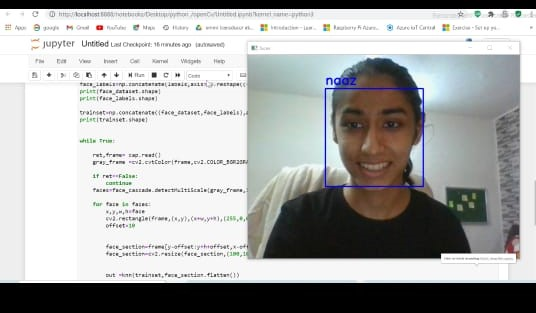
#> input picture WhatsApp Image 2021-06-18 at 8.46.50 PM.jpeg, 536 x 313 px, given in place of the camera
$ python face_recognigation_part1a.py
#> lines starting #> are read from the running program, lines starting #| are printed output that depends on the picture; after the words box and inside, x2 and y2 are one past the last pixel; in counts of white or black regions, pixels touching at a corner belong together
# importing library
import cv2
import numpy as np
###########
cap=cv2.VideoCapture(0)
face_cascade =cv2.CascadeClassifier("C:/Users/HP/Downloads/haarcascade_frontalface_alt.xml")
skip=0
face_data=[] #list

## storing the path of folder
dataset_path=r'C:/Users/HP/Desktop/data/'
## making data set
file_name=input("enter the name of person: ")
#> the answer given: WhatsApp Image 2021-06-18 at 8.46.50 PM.jpeg

### infinite loop
while True:
    ret, frame= cap.read()
#> frame is the input picture: shape (313, 536, 3); mean B, G, R 170.4, 171.3, 170.5
    gray_frame =cv2.cvtColor(frame,cv2.COLOR_BGR2GRAY)## converting into gray image
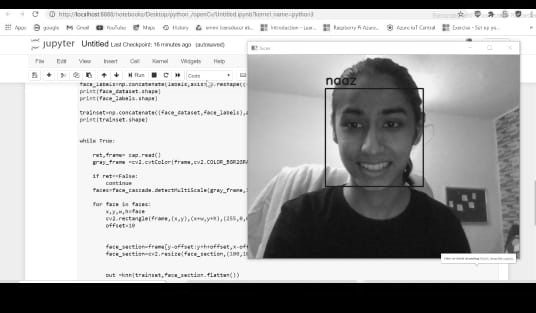
#> gray_frame: shape (313, 536); min 0, max 255, mean 171

    if ret==False:  ## checking success
        continue

    faces=face_cascade.detectMultiScale(gray_frame,1.3,5) ## detecting the cordinates of rectangle
#> faces = [[325, 89, 98, 98]]

    if len(faces)==0:
        continue

    ## Will sort them according to  there area (width * height)
     # key = labda f:f[2]*f[3] is a function
    faces=sorted(faces,key=lambda f:f[2]*f[3])

    ## will give last element
    for face in faces[-1:]:
        x,y,w,h=face ## storing coordinate of last frame/faces
        cv2.rectangle(frame,(x,y),(x+w,y+h),(255,0,0),2)
        offset=10
        ### making frame around face(taking gray scale to min matrix size )
        face_section=frame[y-offset:y+h+offset,x-offset:x+w+offset]


        face_section=cv2.resize(face_section,(100,100))

        ### save/ append at every 10th frame
        skip +=1
        if(skip%10==0):
            face_data.append(face_section)
            print(len(face_data))
#> this loop made 1 pass
#> (x, y, w, h, offset, skip) on pass 1: (325, 89, 98, 98, 10, 1)
#> pass 1, `face_section=frame[y-offset:y+h+offset,x-offset:x+w+offset]`:
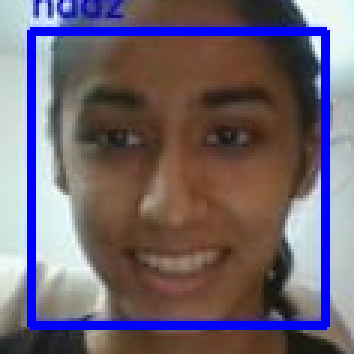
#> face_section: shape (118, 118, 3) (shown 3 times larger); mean B, G, R 113.2, 99.1, 111
#> pass 1, `face_section=cv2.resize(face_section,(100,100))`:
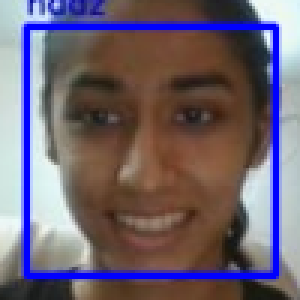
#> face_section: shape (100, 100, 3) (shown 3 times larger); mean B, G, R 112.8, 99.3, 111.3
#> after the loop:
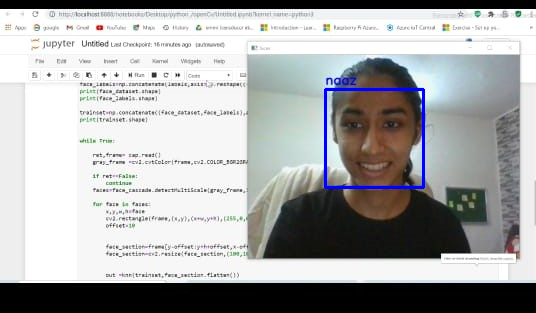
#> frame: shape (313, 536, 3); 0.7% of pixels changed, all inside (x1, y1, x2, y2) = (324, 88, 425, 189)
#> after the loop, face_data = []; skip = 1

      ### showing both frames on screen
    cv2.imshow("video frame",frame)
    cv2.imshow("face section ",face_section)


    key_pressed =cv2.waitKey(1) & 0xFF
#> (key q is pressed here)
    if key_pressed ==ord('q'):
        break

##storing image data (reshaping into 1-D array )
face_data=np.asarray(face_data)
#> face_data = empty array
#> (the run stopped early here; a loop or call above may not have finished)

$ run again, on Part1.jpeg
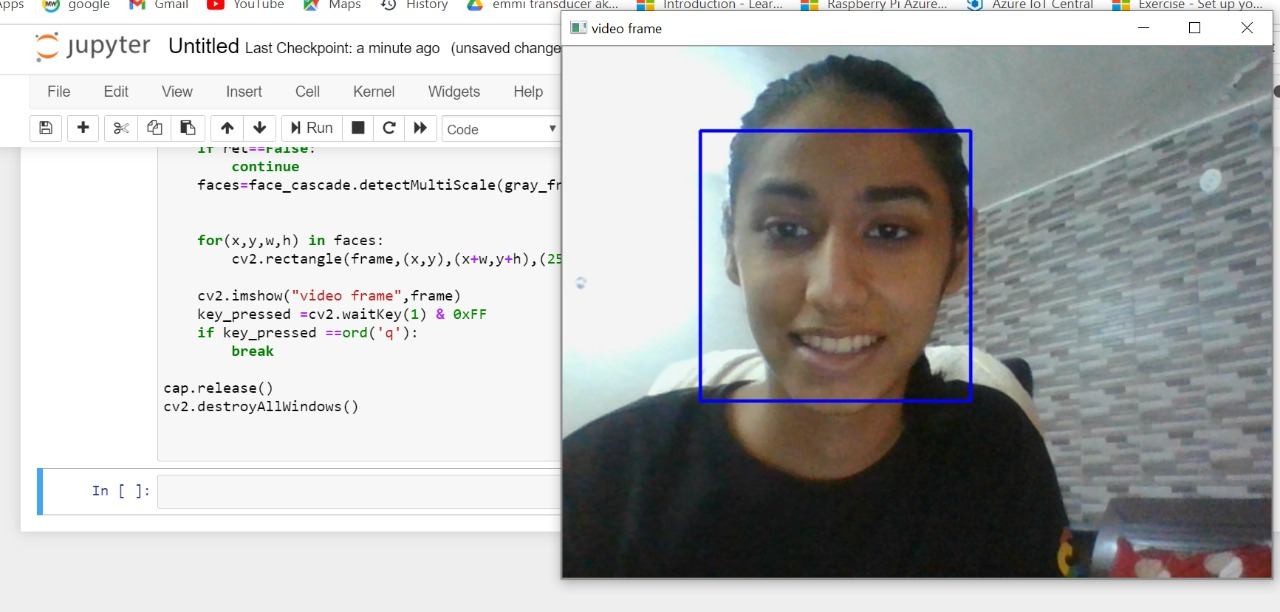
#> input picture Part1.jpeg, 1280 x 612 px, given in place of the camera
#> frame is the input picture: shape (612, 1280, 3); mean B, G, R 181.3, 181.9, 181.3
#> faces = [[707, 124, 276, 276]]
#> the loop `for face in faces[-1:]:` made 1 pass
#> (x, y, w, h, offset, skip) on pass 1: (707, 124, 276, 276, 10, 1)
#> pass 1, `face_section=cv2.resize(face_section,(100,100))`:
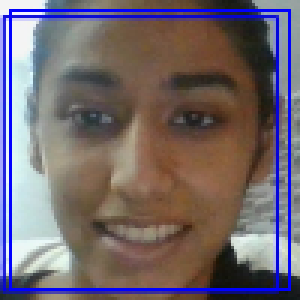
#> face_section: shape (100, 100, 3) (shown 3 times larger); mean B, G, R 110.7, 103.9, 114.4
#> after the loop `for face in faces[-1:]:`:
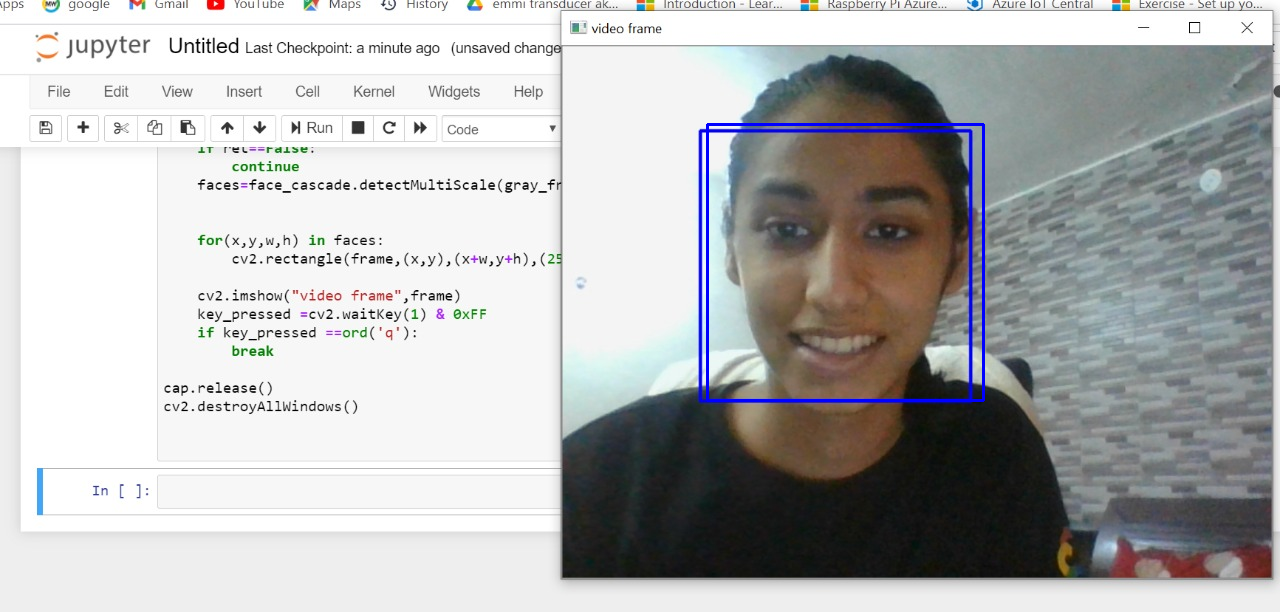
#> frame: shape (612, 1280, 3); 0.42% of pixels changed, all inside (x1, y1, x2, y2) = (706, 123, 985, 402)
#> after the loop `for face in faces[-1:]:`: face_data = []; skip = 1
#> `face_data=np.asarray(face_data)`: face_data = empty array
